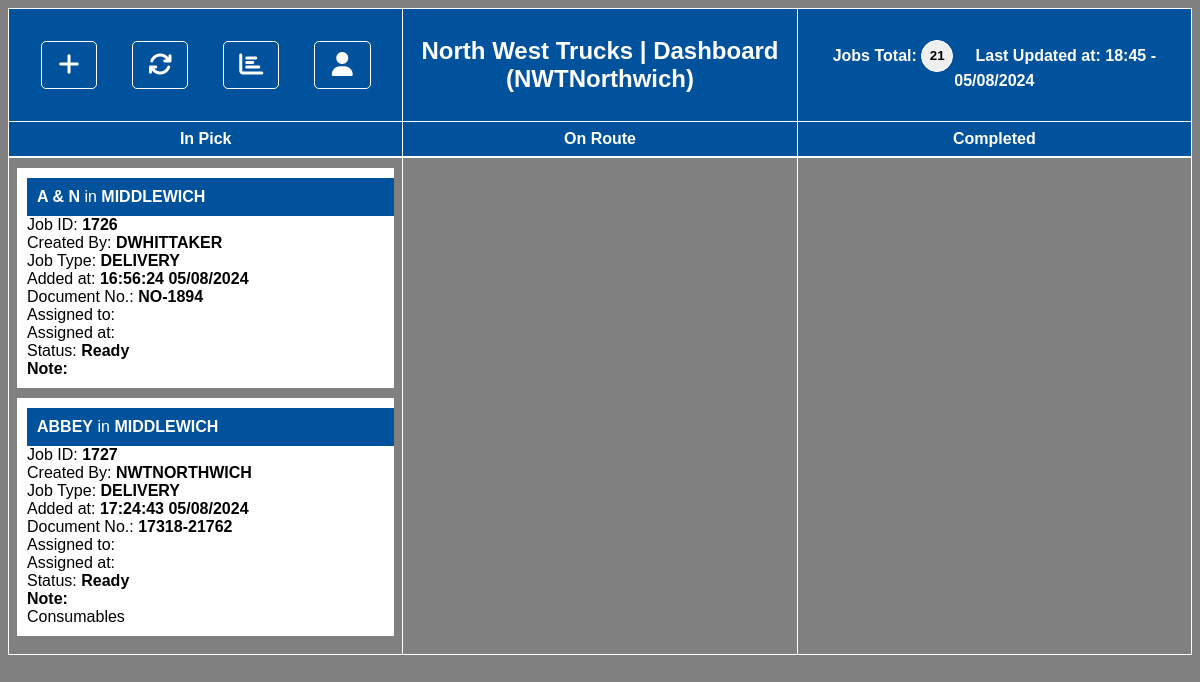
Page /dashboard_new.php (signed in) on the committed database.
### tables this page shows
CREATE TABLE deliveries (id INTEGER PRIMARY KEY AUTOINCREMENT, depot TEXT NOT NULL, createdby TEXT, type TEXT NOT NULL, company TEXT NOT NULL, location TEXT NOT NULL, docid TEXT, added TEXT, driver TEXT, assigned TEXT, status TEXT, completed TEXT, sign_name TEXT, signature TEXT, note TEXT);

### dashboard_new.php (the view, shortened to what this page needs)
<?php
require("data/global.php");
$db = new SQLite3($database);
$todaysDate = date("Y-m-d");
$mainSQL = "SELECT * FROM deliveries
            WHERE
                (added >= '".$todaysDate."' OR status != 'Completed')
            AND
                (depot = '".$_SESSION['depot']."' AND depot !='')
            ORDER BY status ASC, added ASC";
$mainRet = $db->query($mainSQL);
$countSQL = "SELECT COUNT(*) as count FROM deliveries
            WHERE
                (added >= '".$todaysDate."' OR status != 'Completed')
            AND
                (depot = '".$_SESSION['depot']."' AND depot !='')
            ORDER BY status ASC, added ASC";
$jobCount = $db->querySingle($countSQL);
?>
<!DOCTYPE html>
<html lang="en">
<head>
</head>
<body>
<div class='sticky'>
<table id='header' cellspacing='0'>
        <tr>
            <th style='width:33%;text-align:center'>
                <button class='settingsButton' onclick='javascript:showAddJobModal()' title='Add Job'><i class="fa-solid fa-plus"></i></button>
                <a href='dashboard.php'><button class='settingsButton' title='Refresh Data'><i class="fa-solid fa-arrows-rotate"></i></button></a>
                <a href='report.php'><button class='settingsButton' title='View Completed Reports'><i class="fa-solid fa-chart-bar"></i></button></a>
                <button class='settingsButton' onclick='javascript:showAccountModal()' title='Login / Log Out'><i class="fa-solid fa-user"></i></button>
            </th>
            <th style='width:33%;text-align:center'>
                    <?php
                        if($_SESSION['user'] != ""){
                            echo "<h2>North West Trucks | Dashboard (".$_SESSION['user'].")</h2>";
                        } else {
                            echo "<h2>North West Trucks | Dashboard (LOGGED OUT)</h2>";
                        }
                ?>
            </th>
            <th style='width:33%;text-align:center'>
                Jobs Total: <button style='height:32px;width:32px;border-radius:50%;border:1px solid white'><strong><?php echo $jobCount; ?></strong></button>
                &nbsp;&nbsp;&nbsp;
                Last Updated at: <span id="updated-at"></span>
            </th>
        </tr>
        <tr>
            <th style='text-align:center;'>In Pick</th>
            <th style='text-align:center;'>On Route</th>
            <th style='text-align:center;'>Completed</th>
        </tr>
    </table>
</div>
<div style='height:100%;width:100%;background-color:grey;overflow:auto'>
    <table id='deliveries' cellspacing='0'>
        <tr style='background-color:#808080'>
            <td style='height:100%;width:33%;padding-top:10px;vertical-align:top;'>
                    <?php
                    while( $mainRow = $mainRet->fetchArray( SQLITE3_ASSOC ) ) {
                        $addedDateTime = date_format(date_create($mainRow['added']),"H:i:s d/m/Y");
                        if($mainRow['assigned'] != ''){
                            $assignedDateTime = date_format(date_create($mainRow['assigned']),"H:i:s d/m/Y");
                        } else {
                            $assignedDateTime = '';
                        }
                        if($mainRow['status'] == "To Be Picked" || $mainRow['status'] == "Ready" || $mainRow['status'] == "Manual"){
                            echo "<div style='background-color:white;padding:10px;margin-bottom:10px;'>";
                            echo "<div onclick='javascript:showOptionsModal(".$mainRow['id'].");' title='Click for options' style='cursor:pointer;'>";
                            echo "<div class='bluebar' style='width:97%;padding:10px;'><strong>".$mainRow['company']."</strong> in <strong>" .$mainRow['location']."</strong></div>";
                            echo "<div>Job ID: <strong>".strtoupper($mainRow['id'])."</strong></div>";
                            echo "<div>Created By: <strong>".strtoupper($mainRow['createdby'])."</strong></div>";
                            echo "<div>Job Type: <strong>".strtoupper($mainRow['type'])."</strong></div>";
                            echo "<div>Added at: <strong>".$addedDateTime."</strong></div>";
                            echo "<div>Document No.: <strong>".$mainRow['docid']."</strong></div>";
                            echo "<div>Assigned to: <strong>".$mainRow['driver']."</strong></div>";
                            echo "<div>Assigned at: <strong>".$assignedDateTime."</strong></div>";
                            echo "<div>Status: <strong>".$mainRow['status']."</strong></div>";
                            echo "<div><strong>Note:</strong><br />".$mainRow['note']."</div>";
                            echo "</div>";
                            echo "</div>";
                        }
                    }
                    ?>
            </td>
            <td style='height:100%;width:33%;padding-top:10px;vertical-align:top;'>
            </td>
            <td style='height:100%;width:33%;padding-top:10px;vertical-align:top;'>
            </td>
        </tr>
    </table>
</div>
</body>
</html>

### dashboard_new.php (style rules this page uses)
body { font-family:arial; background-color: grey; }
.sticky { position: -webkit-sticky; position: sticky; top: 0; }
.bluebar { background-color: #00529C; color:white; }
#header { font-family: Arial, Helvetica, sans-serif; border-collapse: collapse; width:100%; border-radius: 2px; }
#header th { padding-top: 12px; padding-bottom: 12px; text-align: left; background-color: #00529C; color: white; }
#header td, #header th { border: 1px solid #FFF; padding: 8px; }
#deliveries { font-family: Arial, Helvetica, sans-serif; border-collapse: collapse; width: 100%; }
#deliveries { border-radius: 2px; width:100%; }
#deliveries td, #deliveries th { border: 1px solid #FFF; padding: 8px; }
.settingsButton { width:15%; height:48px; background-color: #00529C; color:white; border-radius: 5px; border:1px solid white; font-size: 24px; cursor: pointer; margin:15px; }

### rows in the picture
deliveries: company "A & N", location "MIDDLEWICH", id "1726", createdby "DWHITTAKER", type "DELIVERY", added "16:56:24 05/08/2024", docid "NO-1894", status "Ready"
deliveries: company "ABBEY", location "MIDDLEWICH", id "1727", createdby "NWTNORTHWICH", type "DELIVERY", added "17:24:43 05/08/2024", docid "17318-21762", status "Ready", note "Consumables"

### other values in the picture
$_SESSION['user'] "NWTNorthwich"
$jobCount "21"
